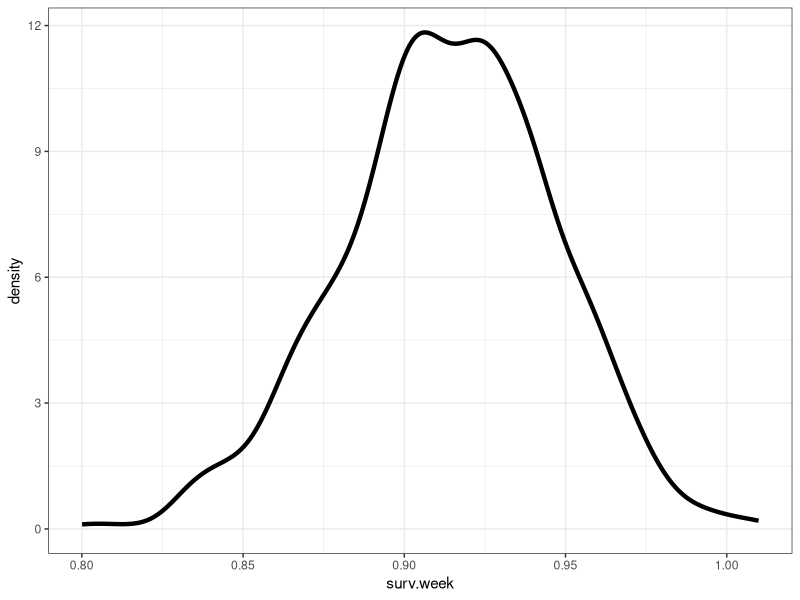
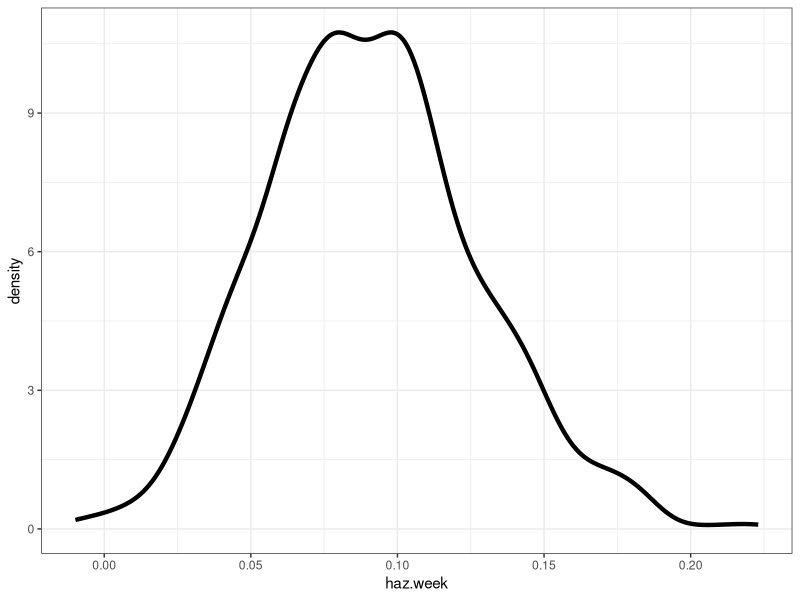
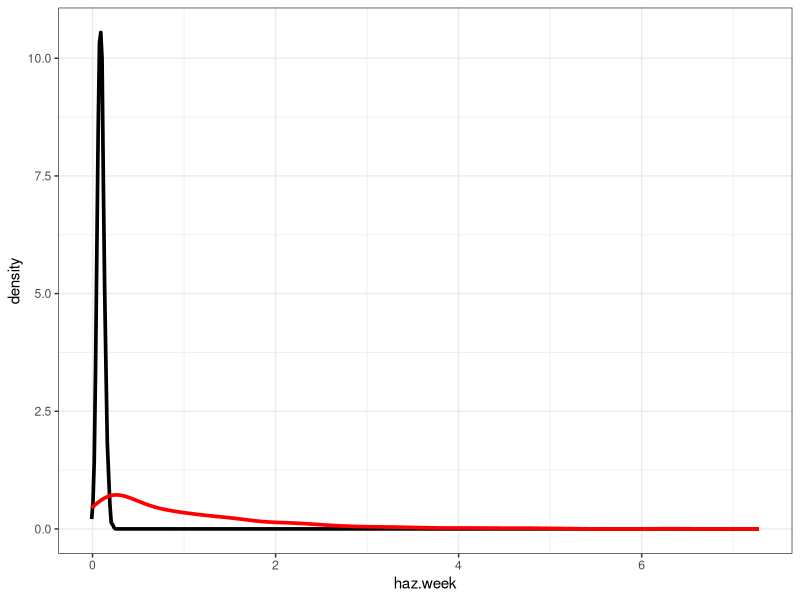
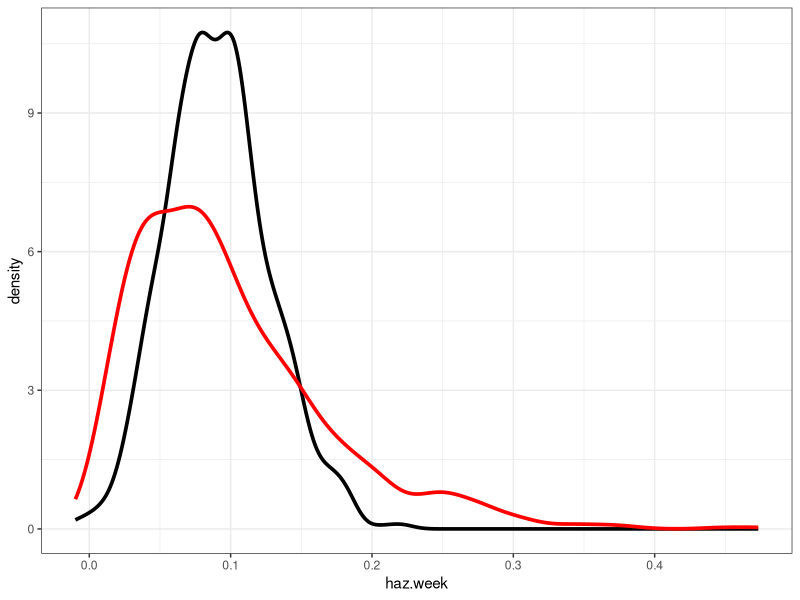
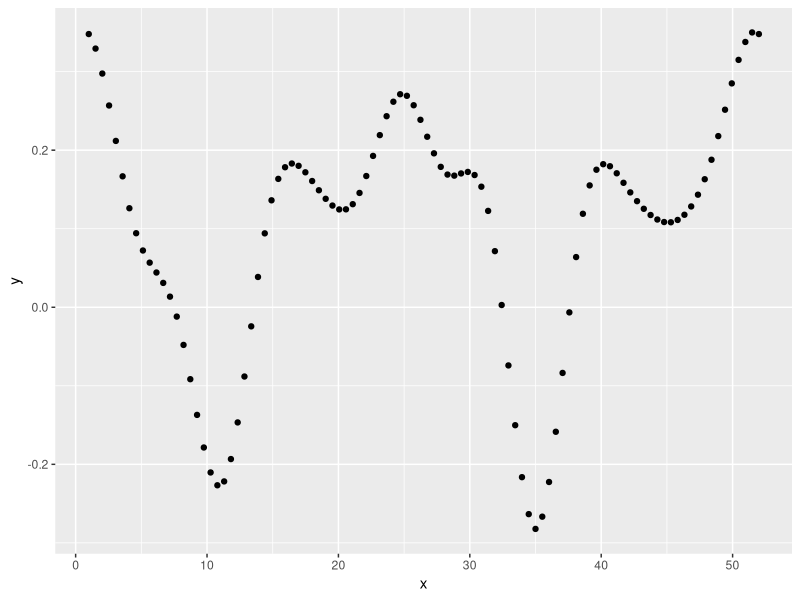
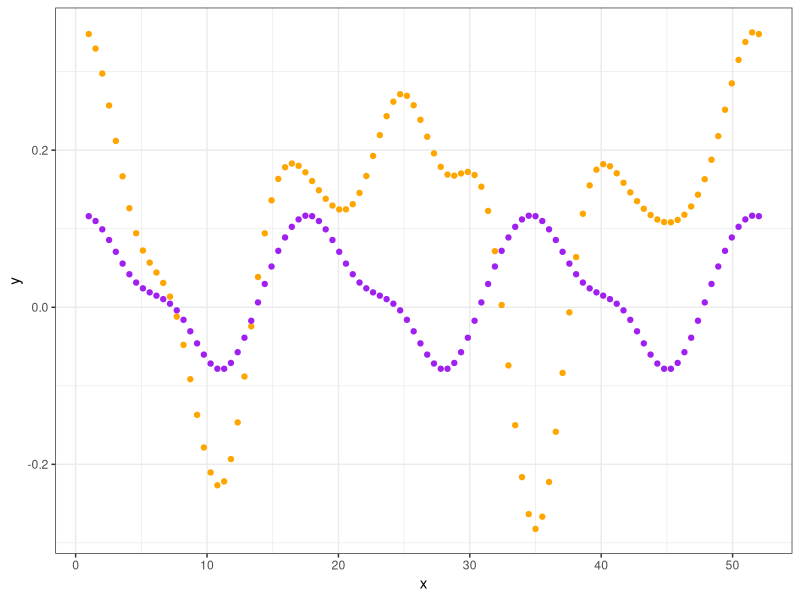

Here is the R script that generated these plots, in order:
# Project: WSU Snowshoe Hare and PCT Project
# Subproject: Survival and hazard modeling
# Script: 02 - Prior predictive simulation
# Author: Nathan D. Hooven, Graduate Research Assistant
# Email: nathan.hooven@wsu.edu / nathan.d.hooven@gmail.com
# Date began: 06 Dec 2023
# Date completed: 
# Date last modified: 
# R version: 4.2.2

#_______________________________________________________________________________________________
# 1. Load required packages ----
#_______________________________________________________________________________________________

library(tidyverse)

#_______________________________________________________________________________________________
# 2. Baseline hazard (old) ----
#_______________________________________________________________________________________________

# Initial runs of the model with our data suggest that it struggles to estimate a constant
# baseline hazard - this makes sense since this should not be constant, but it will be 
# important to tune this based upon a sensible range of values and examine the MCMC
# consequences

# First: what would we expect weekly survival to be? Maybe we have more intuition about
# monthly survival.

# Let's say that for a given, average hare, monthly survival is 70%, with some small variability
surv.month <- rnorm(1000, 0.70, 0.1)

# now let's convert to weekly survival
surv.week <- surv.month ^ (1 / 4)

# and plot the distribution:
ggplot(data = as.data.frame(surv.week),
       aes(x = surv.week)) +
       geom_density(linewidth = 1.5) +
       theme_bw()

# now let's examine the consequences for the weekly baseline hazard rate:
haz.week <- -log(surv.week)

# and plot the distribution:
ggplot(data = as.data.frame(haz.week),
       aes(x = haz.week)) +
       geom_density(linewidth = 1.5) +
       theme_bw()

# this is pretty close to our initial posterior (mean = 0.17)
# now, let's parameterize a gamma distribution to approximate this
haz.week.gam <- rgamma(1000, 1, 1)

ggplot() +
       theme_bw() +
       geom_density(data = as.data.frame(haz.week),
                    aes(x = haz.week),
                    linewidth = 1.25,
                    color = "black") +
       geom_density(data = as.data.frame(haz.week.gam),
                    aes(x = haz.week.gam),
                    linewidth = 1.25,
                    color = "red")

# clearly the gamma(1, 1) prior is awful. We can do better and shrink this towards zero!
haz.week.gam <- rgamma(1000, 2, 20)

ggplot() +
  theme_bw() +
  geom_density(data = as.data.frame(haz.week),
               aes(x = haz.week),
               linewidth = 1.25,
               color = "black") +
  geom_density(data = as.data.frame(haz.week.gam),
               aes(x = haz.week.gam),
               linewidth = 1.25,
               color = "red")

# this looks better - let's give it a shot in the model!

#_______________________________________________________________________________________________
# 3. Baseline hazard (spline with partial pooling) ----

# reference : https://www.tjmahr.com/random-effects-penalized-splines-same-thing/

# here we can learn a smoothing parameter, lambda, which can scale
# non-centered scaling factors for each w0 to control their smoothing level
# i.e., how shrunk they are toward zero.
# this constrains the w0 terms just like a skeptical prior BUT
# allows for partial pooling so they can learn from each other, rather
# than being fully independent

#_______________________________________________________________________________________________
# 3a. Toy example ----

library(mgcv)

#_______________________________________________________________________________________________

# create a synthetic dataset
weeks <- seq(1, 52, length.out = 100)

# define knots (quantile)
n.knots <- 15 + 1

knot.list <- quantile(weeks, 
                      probs = seq(from = 0, 
                                  to = 1, 
                                  length.out = n.knots))

# creating the basis matrix (cyclic spline)
basis <- cSplineDes(weeks,
                    knots = knot.list,
                    ord = 4)                # cubic

# create some spline weights that are drawn from the same distribution,
# given some underlying factor (the non-centered scaling factor z)
z <- rnorm(n = n.knots - 1, mean = 0, sd = 1)

# define a sigma
sigma <- 0.25

# calculate spline weights
w0 <- sigma * z

# convert to vector for multiplication
w0.mat <- t(as.matrix(as.numeric(w0)))

# multiply with 'sweep'
w0.by.b <- sweep(basis, 2, w0, `*`)

# sum to create spline prediction
w0.by.b.sum <- apply(w0.by.b, 1, sum)

# create df to hold predictions
spline.pred.df <- data.frame(x = weeks,
                             y = w0.by.b.sum)

# plot
ggplot(spline.pred.df,
       aes(x = x,
           y = y)) +
  
  geom_point()

# what if we want to introduce a smoothing penalty?
# if lambda = 1, then there is no smoothing
# if lambda > 1, then smoothing is introduced
lambda <- 3

# calculate penalized weights
w0.penalized <- c(sigma * z[1] / lambda,
                  sigma * z[2] / lambda,
                  sigma * z[3] / lambda,
                  sigma * z[4] / lambda,
                  sigma * z[5] / lambda)

# convert to vector for multiplication
w0.penalized.mat <- t(as.matrix(as.numeric(w0.penalized)))

# multiply with 'sweep'
w0.penalized.by.b <- sweep(basis, 2, w0.penalized, `*`)

# sum to create spline prediction
w0.penalized.by.b.sum <- apply(w0.penalized.by.b, 1, sum)

spline.pred.df$y.penalized <- w0.penalized.by.b.sum

# plot
ggplot(spline.pred.df) +
  
  theme_bw() + 
  
  geom_point(aes(x = x,
                 y = y),
             color = "orange") +
  
  geom_point(aes(x = x,
                 y = y.penalized),
             color = "purple")
